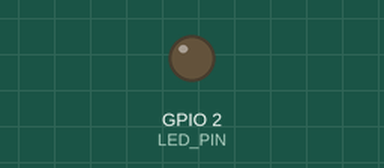
This sketch was run on a simulated ESP32. Parts: output pins drawn as LEDs (lit = HIGH). WiFi joins after 1.5 s; servers stay silent unless stated; I2S audio is not simulated (input reads silence); no MQTT or app messages arrive unless stated; what the sketch prints to the serial monitor is not drawn.

Above: at 0.6 s.
At 2.1 s:
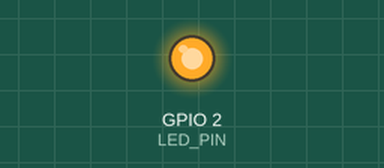
Timing chart, 0 to 4.5 s (numbered marks = the images above):
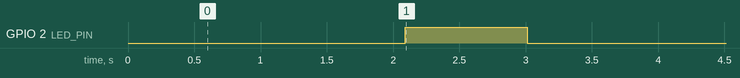

The sketch:

esp32_leak_detector.ino
```cpp
/*
 * =====================================================================================
 *  ESP32 + INMP441 Microphone — Compressed Air Acoustic Leak Detector
 *  Protocol: MQTT over TLS → HiveMQ Cloud
 * =====================================================================================
 *  Hardware Connections (ESP32 <-> INMP441 I2S Microphone):
 *    - VDD   -> 3.3V
 *    - GND   -> GND
 *    - L/R   -> GND (Left Channel)
 *    - WS    -> GPIO 15 (Word Select / LRCL)
 *    - SCK   -> GPIO 14 (Bit Clock / BCLK)
 *    - SD    -> GPIO 32 (Serial Data / DOUT)
 *
 *  Onboard Indicator LED: GPIO 2
 *
 *  Required Arduino Libraries (install via Library Manager):
 *    - PubSubClient  by Nick O'Leary   (MQTT)
 *    - ArduinoJson   by Benoit Blanchon (JSON payload)
 *    - WiFiClientSecure (built-in ESP32 core)
 * =====================================================================================
 */

#include <WiFi.h>
#include <WiFiClientSecure.h>
#include <PubSubClient.h>
#include <ArduinoJson.h>
#include <driver/i2s.h>
#include <math.h>

// ─────────────────────────────────────────────────────────────────────────────
//  CONFIGURATION — fill in your credentials
// ─────────────────────────────────────────────────────────────────────────────

// WiFi
const char* WIFI_SSID     = "YOUR_WIFI_SSID";
const char* WIFI_PASSWORD = "YOUR_WIFI_PASSWORD";

// HiveMQ Cloud
// Find these in: HiveMQ Cloud dashboard → Cluster → Details
const char* MQTT_BROKER   = "YOUR_CLUSTER_ID.s1.eu.hivemq.cloud"; // e.g. abc12345.s1.eu.hivemq.cloud
const int   MQTT_PORT     = 8883;                                  // TLS port
const char* MQTT_USER     = "YOUR_HIVEMQ_USERNAME";
const char* MQTT_PASS     = "YOUR_HIVEMQ_PASSWORD";
const char* MQTT_CLIENT_ID = "esp32-leak-detector-node03";         // unique per device

// Node identity
const char*  NODE_ID      = "Node 03";   // Change per device: Node 01 … Node 12
const float  THRESHOLD_DB = 70.0;        // Leak alarm threshold in dB

// ─────────────────────────────────────────────────────────────────────────────
//  MQTT TOPICS (must match server/src/services/mqttService.js)
// ─────────────────────────────────────────────────────────────────────────────
// Sensor reading: published every loop
#define TOPIC_SENSOR       "compressed-air/sensor"
// Node heartbeat: published every 30 s
#define TOPIC_NODE_STATUS  "compressed-air/node/Node 03/status"  // change to match NODE_ID
// Alert: published when leak is detected
#define TOPIC_ALERT        "compressed-air/alert"

// ─────────────────────────────────────────────────────────────────────────────
//  I2S PIN CONFIG (INMP441)
// ─────────────────────────────────────────────────────────────────────────────
#define I2S_WS          15
#define I2S_SCK         14
#define I2S_SD          32
#define I2S_PORT        I2S_NUM_0
#define SAMPLE_RATE     44100
#define BUFFER_SAMPLES  512
#define LED_PIN         2

// ─────────────────────────────────────────────────────────────────────────────
//  TIMING
// ─────────────────────────────────────────────────────────────────────────────
#define PUBLISH_INTERVAL_MS    3000   // send sensor reading every 3 s
#define HEARTBEAT_INTERVAL_MS  30000  // send node heartbeat every 30 s

// ─────────────────────────────────────────────────────────────────────────────
//  GLOBALS
// ─────────────────────────────────────────────────────────────────────────────
WiFiClientSecure wifiClient;
PubSubClient     mqttClient(wifiClient);

unsigned long lastPublishTime   = 0;
unsigned long lastHeartbeatTime = 0;

// ─────────────────────────────────────────────────────────────────────────────
//  I2S SETUP
// ─────────────────────────────────────────────────────────────────────────────
void setupI2S() {
  i2s_config_t i2s_config = {
    .mode             = (i2s_mode_t)(I2S_MODE_MASTER | I2S_MODE_RX),
    .sample_rate      = SAMPLE_RATE,
    .bits_per_sample  = I2S_BITS_PER_SAMPLE_32BIT,
    .channel_format   = I2S_CHANNEL_FMT_ONLY_LEFT,
    .communication_format = i2s_comm_format_t(I2S_COMM_FORMAT_STAND_I2S),
    .intr_alloc_flags = ESP_INTR_FLAG_LEVEL1,
    .dma_buf_count    = 4,
    .dma_buf_len      = BUFFER_SAMPLES,
    .use_apll         = false,
    .tx_desc_auto_clear = false,
    .fixed_mclk       = 0
  };

  i2s_pin_config_t pin_config = {
    .bck_io_num      = I2S_SCK,
    .ws_io_num       = I2S_WS,
    .data_out_num    = I2S_PIN_NO_CHANGE,
    .data_in_num     = I2S_SD
  };

  i2s_driver_install(I2S_PORT, &i2s_config, 0, NULL);
  i2s_set_pin(I2S_PORT, &pin_config);
  Serial.println("[I2S] INMP441 microphone initialized");
}

// ─────────────────────────────────────────────────────────────────────────────
//  SOUND LEVEL MEASUREMENT
// ─────────────────────────────────────────────────────────────────────────────
float measureSoundLevelDB() {
  int32_t samples[BUFFER_SAMPLES];
  size_t  bytes_read = 0;

  i2s_read(I2S_PORT, &samples, sizeof(samples), &bytes_read, portMAX_DELAY);
  int sample_count = bytes_read / sizeof(int32_t);

  if (sample_count == 0) return 40.0f;

  double sum_squares = 0.0;
  for (int i = 0; i < sample_count; i++) {
    double normalized = (double)samples[i] / 2147483648.0;
    sum_squares += normalized * normalized;
  }
  double rms = sqrt(sum_squares / sample_count);
  if (rms < 1e-10) return 30.0f;

  float db = 20.0f * log10f((float)rms) + 120.0f;
  return max(30.0f, min(120.0f, db));
}

// ─────────────────────────────────────────────────────────────────────────────
//  WIFI CONNECTION
// ─────────────────────────────────────────────────────────────────────────────
void connectWiFi() {
  Serial.printf("\n[WiFi] Connecting to %s", WIFI_SSID);
  WiFi.begin(WIFI_SSID, WIFI_PASSWORD);
  int tries = 0;
  while (WiFi.status() != WL_CONNECTED && tries < 30) {
    delay(500);
    Serial.print(".");
    tries++;
  }
  if (WiFi.status() == WL_CONNECTED) {
    Serial.printf("\n[WiFi] Connected! IP: %s\n", WiFi.localIP().toString().c_str());
  } else {
    Serial.println("\n[WiFi] FAILED — restarting in 5 s");
    delay(5000);
    ESP.restart();
  }
}

// ─────────────────────────────────────────────────────────────────────────────
//  MQTT CONNECTION / RECONNECT
// ─────────────────────────────────────────────────────────────────────────────
void connectMQTT() {
  while (!mqttClient.connected()) {
    Serial.printf("[MQTT] Connecting to HiveMQ as %s ...", MQTT_CLIENT_ID);
    if (mqttClient.connect(MQTT_CLIENT_ID, MQTT_USER, MQTT_PASS)) {
      Serial.println(" OK!");
      digitalWrite(LED_PIN, HIGH);
    } else {
      Serial.printf(" FAILED (state=%d), retry in 5 s\n", mqttClient.state());
      digitalWrite(LED_PIN, LOW);
      delay(5000);
    }
  }
}

// ─────────────────────────────────────────────────────────────────────────────
//  PUBLISH — Sensor Reading
//  Topic: compressed-air/sensor
//  Payload: { "nodeId": "Node 03", "soundLevel": 42.3, "threshold": 70.0, "leakDetected": false }
// ─────────────────────────────────────────────────────────────────────────────
void publishSensorReading(float soundLevel, bool leakDetected) {
  StaticJsonDocument<200> doc;
  doc["nodeId"]       = NODE_ID;
  doc["soundLevel"]   = roundf(soundLevel * 10) / 10.0;
  doc["threshold"]    = THRESHOLD_DB;
  doc["leakDetected"] = leakDetected;

  char payload[200];
  serializeJson(doc, payload);

  bool ok = mqttClient.publish(TOPIC_SENSOR, payload, true);
  Serial.printf("[MQTT] Sensor → %s | dB=%.1f | leak=%s | %s\n",
    TOPIC_SENSOR, soundLevel, leakDetected ? "YES" : "no", ok ? "OK" : "FAIL");
}

// ─────────────────────────────────────────────────────────────────────────────
//  PUBLISH — Alert
//  Topic: compressed-air/alert
//  Payload: { "nodeId": "Node 03", "title": "Critical Air Leak", "severity": "critical",
//             "soundLevel": 88.5, "description": "..." }
// ─────────────────────────────────────────────────────────────────────────────
void publishAlert(float soundLevel) {
  const char* severity = (soundLevel >= 85.0) ? "critical" : "warning";
  const char* title    = (soundLevel >= 85.0) ? "Critical Air Leak" : "Air Leak Warning";

  char description[128];
  snprintf(description, sizeof(description),
    "Acoustic activity of %.1f dB exceeded %.0f dB threshold on %s",
    soundLevel, THRESHOLD_DB, NODE_ID);

  StaticJsonDocument<300> doc;
  doc["nodeId"]      = NODE_ID;
  doc["title"]       = title;
  doc["severity"]    = severity;
  doc["soundLevel"]  = roundf(soundLevel * 10) / 10.0;
  doc["threshold"]   = THRESHOLD_DB;
  doc["description"] = description;

  char payload[300];
  serializeJson(doc, payload);

  mqttClient.publish(TOPIC_ALERT, payload, false);
  Serial.printf("[MQTT] ⚠️  Alert published: %s (%.1f dB)\n", severity, soundLevel);
}

// ─────────────────────────────────────────────────────────────────────────────
//  PUBLISH — Node Heartbeat
//  Topic: compressed-air/node/Node 03/status
//  Payload: { "nodeId": "Node 03", "status": "normal", "soundLevel": 42.3 }
// ─────────────────────────────────────────────────────────────────────────────
void publishHeartbeat(float soundLevel, bool leakDetected) {
  StaticJsonDocument<150> doc;
  doc["nodeId"]     = NODE_ID;
  doc["status"]     = leakDetected ? "leak" : "normal";
  doc["soundLevel"] = roundf(soundLevel * 10) / 10.0;

  char payload[150];
  serializeJson(doc, payload);

  mqttClient.publish(TOPIC_NODE_STATUS, payload, true); // retained = true
  Serial.printf("[MQTT] 💓 Heartbeat published for %s\n", NODE_ID);
}

// ─────────────────────────────────────────────────────────────────────────────
//  SETUP
// ─────────────────────────────────────────────────────────────────────────────
void setup() {
  Serial.begin(115200);
  delay(500);

  Serial.println("\n╔══════════════════════════════════════════════╗");
  Serial.println("║  Compressed Air Acoustic Leak Detector       ║");
  Serial.println("║  ESP32 + INMP441  →  HiveMQ MQTT            ║");
  Serial.println("╚══════════════════════════════════════════════╝");

  pinMode(LED_PIN, OUTPUT);
  digitalWrite(LED_PIN, LOW);

  setupI2S();
  connectWiFi();

  // HiveMQ Cloud uses TLS — skip certificate verification for simplicity
  // For production: load the ISRG Root X1 CA cert
  wifiClient.setInsecure();

  mqttClient.setServer(MQTT_BROKER, MQTT_PORT);
  mqttClient.setKeepAlive(30);
  mqttClient.setBufferSize(512);
}

// ─────────────────────────────────────────────────────────────────────────────
//  MAIN LOOP
// ─────────────────────────────────────────────────────────────────────────────
void loop() {
  // Reconnect WiFi if dropped
  if (WiFi.status() != WL_CONNECTED) {
    Serial.println("[WiFi] Lost connection — reconnecting...");
    connectWiFi();
  }

  // Reconnect MQTT if dropped
  if (!mqttClient.connected()) {
    connectMQTT();
  }
  mqttClient.loop();

  unsigned long now = millis();

  // ── Publish sensor reading every PUBLISH_INTERVAL_MS ─────────────────────
  if (now - lastPublishTime >= PUBLISH_INTERVAL_MS) {
    lastPublishTime = now;

    float soundLevel   = measureSoundLevelDB();
    bool  leakDetected = (soundLevel >= THRESHOLD_DB);

    // Update LED
    digitalWrite(LED_PIN, leakDetected ? HIGH : LOW);

    // Publish sensor reading to HiveMQ
    publishSensorReading(soundLevel, leakDetected);

    // If leak, also publish an alert
    if (leakDetected) {
      publishAlert(soundLevel);
    }
  }

  // ── Heartbeat every HEARTBEAT_INTERVAL_MS ────────────────────────────────
  if (now - lastHeartbeatTime >= HEARTBEAT_INTERVAL_MS) {
    lastHeartbeatTime = now;
    float soundLevel  = measureSoundLevelDB();
    publishHeartbeat(soundLevel, soundLevel >= THRESHOLD_DB);
  }
}
```

Measured:
- by itself, GPIO 2 (LED_PIN): LOW → HIGH at 2.1 s, → LOW 0.92 s later
